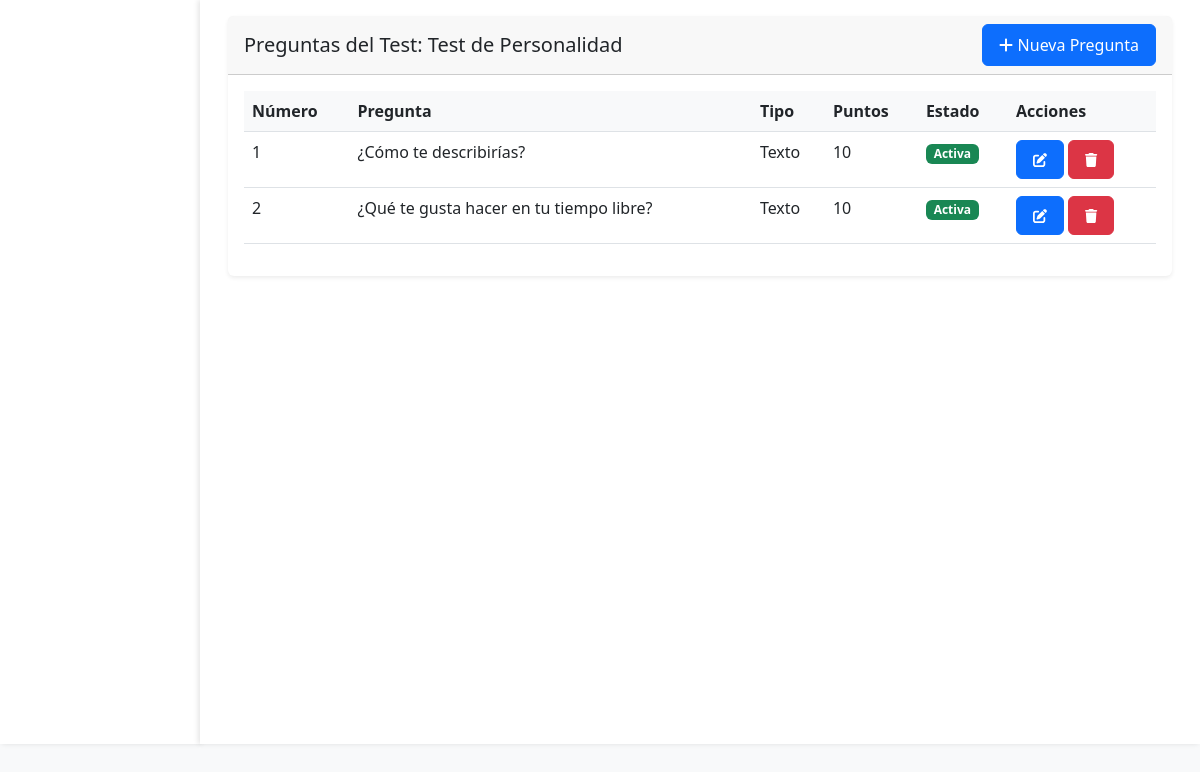
Screenshot of /evaluador/preguntas.php?test_id=1 (signed in) with the database file from the repository.
### tables this page shows
CREATE TABLE tests (
    id INT AUTO_INCREMENT PRIMARY KEY,
    nombre VARCHAR(100) NOT NULL,
    descripcion TEXT,
    estado BOOLEAN DEFAULT TRUE,
    creado_en TIMESTAMP DEFAULT CURRENT_TIMESTAMP
);

CREATE TABLE preguntas (
    id INT AUTO_INCREMENT PRIMARY KEY,
    test_id INT NOT NULL,
    numero INT NOT NULL,
    pregunta TEXT NOT NULL,
    tipo ENUM('texto', 'multiple', 'verdadero_falso') NOT NULL,
    opciones TEXT,
    puntos INT,
    estado BOOLEAN DEFAULT TRUE,
    creado_en TIMESTAMP DEFAULT CURRENT_TIMESTAMP
);

### public/evaluador/preguntas.php (the view, shortened to what this page needs)
<?php
$action = $_GET['action'] ?? '';
$test_id = $_GET['test_id'] ?? null;
try {
    $pdo = getConnection();
    if ($test_id) {
        $stmt = $pdo->prepare("SELECT * FROM tests WHERE id = ?");
        $stmt->execute([$test_id]);
        $test = $stmt->fetch();
    }
    if ($test_id) {
        $stmt = $pdo->prepare("SELECT * FROM preguntas WHERE test_id = ? ORDER BY numero");
        $stmt->execute([$test_id]);
        $preguntas = $stmt->fetchAll();
    }
} catch (PDOException $e) {
    $error = "Error: " . $e->getMessage();
}
?>
<!DOCTYPE html>
<html lang="es">
<head>
    <link href="https://cdn.jsdelivr.net/npm/bootstrap@5.3.0/dist/css/bootstrap.min.css" rel="stylesheet">
    <link href="../css/styles.css" rel="stylesheet">
</head>
<body>
    <div class="container-fluid">
        <div class="row">
            <div class="col-md-3 col-lg-2 sidebar">
            </div>
            <div class="col-md-9 col-lg-10">
                <div class="container-fluid">
                    <?php if ($action === 'add' || $action === 'edit'): ?>
                        <div class="card">
                            <div class="card-header">
                                <?php echo $action === 'add' ? 'Nueva Pregunta' : 'Editar Pregunta'; ?>
                            </div>
                            <div class="card-body">
                                <form method="POST">
                                    <div class="mb-3">
                                        <label for="numero" class="form-label">Número de Pregunta</label>
                                        <input type="number" class="form-control" id="numero" name="numero"
                                               value="<?php echo isset($pregunta) ? htmlspecialchars($pregunta['numero']) : ''; ?>" required>
                                    </div>
                                    <div class="mb-3">
                                        <label for="pregunta" class="form-label">Pregunta</label>
                                        <textarea class="form-control" id="pregunta" name="pregunta" rows="3" required>
                                            <?php echo isset($pregunta) ? htmlspecialchars($pregunta['pregunta']) : ''; ?>
                                        </textarea>
                                    </div>
                                    <div class="mb-3">
                                        <label for="tipo" class="form-label">Tipo de Pregunta</label>
                                        <select class="form-select" id="tipo" name="tipo" required>
                                            <option value="texto" <?php echo isset($pregunta) && $pregunta['tipo'] == 'texto' ? 'selected' : ''; ?>>Texto</option>
                                            <option value="multiple" <?php echo isset($pregunta) && $pregunta['tipo'] == 'multiple' ? 'selected' : ''; ?>>Opción Múltiple</option>
                                            <option value="verdadero_falso" <?php echo isset($pregunta) && $pregunta['tipo'] == 'verdadero_falso' ? 'selected' : ''; ?>>Verdadero/Falso</option>
                                        </select>
                                    </div>
                                    <div class="mb-3">
                                        <label for="opciones" class="form-label">Opciones (una por línea, solo para opción múltiple)</label>
                                        <textarea class="form-control" id="opciones" name="opciones" rows="3">
                                            <?php echo isset($pregunta) ? htmlspecialchars($pregunta['opciones']) : ''; ?>
                                        </textarea>
                                    </div>
                                    <div class="mb-3">
                                        <label for="puntos" class="form-label">Puntos</label>
                                        <input type="number" class="form-control" id="puntos" name="puntos"
                                               value="<?php echo isset($pregunta) ? htmlspecialchars($pregunta['puntos']) : ''; ?>" required>
                                    </div>
                                    <div class="mb-3">
                                        <div class="form-check">
                                            <input class="form-check-input" type="checkbox" id="estado" name="estado"
                                                   <?php echo isset($pregunta) && $pregunta['estado'] ? 'checked' : ''; ?>>
                                            <label class="form-check-label" for="estado">
                                                Pregunta Activa
                                            </label>
                                        </div>
                                    </div>
                                    <input type="hidden" name="test_id" value="<?php echo $test_id; ?>">
                                    <button type="submit" class="btn btn-primary">Guardar</button>
                                    <a href="?test_id=<?php echo $test_id; ?>" class="btn btn-secondary">Cancelar</a>
                                </form>
                            </div>
                        </div>
                    <?php else: ?>
                        <div class="card">
                            <div class="card-header d-flex justify-content-between align-items-center">
                                <h5 class="mb-0">Preguntas del Test: <?php echo htmlspecialchars($test['nombre']); ?></h5>
                                <a href="?action=add&test_id=<?php echo $test_id; ?>" class="btn btn-primary">
                                    <i class="fas fa-plus"></i> Nueva Pregunta
                                </a>
                            </div>
                            <div class="card-body">
                                <table class="table">
                                    <thead>
                                        <tr>
                                            <th>Número</th>
                                            <th>Pregunta</th>
                                            <th>Tipo</th>
                                            <th>Puntos</th>
                                            <th>Estado</th>
                                            <th>Acciones</th>
                                        </tr>
                                    </thead>
                                    <tbody>
                                        <?php foreach ($preguntas as $pregunta): ?>
                                            <tr>
                                                <td><?php echo $pregunta['numero']; ?></td>
                                                <td><?php echo htmlspecialchars($pregunta['pregunta']); ?></td>
                                                <td><?php echo ucfirst($pregunta['tipo']); ?></td>
                                                <td><?php echo $pregunta['puntos']; ?></td>
                                                <td>
                                                    <span class="badge <?php echo $pregunta['estado'] ? 'bg-success' : 'bg-danger'; ?>">
                                                        <?php echo $pregunta['estado'] ? 'Activa' : 'Inactiva'; ?>
                                                    </span>
                                                </td>
                                                <td>
                                                    <a href="?action=edit&id=<?php echo $pregunta['id']; ?>&test_id=<?php echo $test_id; ?>"
                                                       class="btn btn-sm btn-primary">
                                                        <i class="fas fa-edit"></i>
                                                    </a>
                                                    <a href="?action=delete&id=<?php echo $pregunta['id']; ?>&test_id=<?php echo $test_id; ?>"
                                                       class="btn btn-sm btn-danger"
                                                       onclick="return confirm('¿Estás seguro de eliminar esta pregunta?')">
                                                        <i class="fas fa-trash"></i>
                                                    </a>
                                                </td>
                                            </tr>
                                        <?php endforeach; ?>
                                    </tbody>
                                </table>
                            </div>
                        </div>
                    <?php endif; ?>
                </div>
            </div>
        </div>
    </div>
</body>
</html>

### public/css/styles.css (style rules this page uses)
body { background-color: #f8f9fa; min-height: 100vh; display: flex; flex-direction: column; }
.sidebar { background-color: white; min-height: calc(100vh - 56px); padding: 1rem; box-shadow: 2px 0 5px rgba(0, 0, 0, 0.1); }
.col-md-9.col-lg-10 { padding: 1rem; background-color: white; min-height: calc(100vh - 56px); box-shadow: -2px 0 5px rgba(0, 0, 0, 0.1); }
.btn { padding: 0.5rem 1rem; border-radius: 0.375rem; transition: all 0.2s ease-in-out; }
.card { border: none; box-shadow: 0 0.125rem 0.25rem rgba(0, 0, 0, 0.075); transition: all 0.3s ease; }
.table { background-color: white; }
.table th { background-color: #f8f9fa; border-top: none; }

### rows the page displays
tests: nombre "Test de Personalidad"
preguntas: numero "1", pregunta "¿Cómo te describirías?", tipo "Texto", puntos "10", estado "Activa"
preguntas: numero "2", pregunta "¿Qué te gusta hacer en tu tiempo libre?", tipo "Texto", puntos "10", estado "Activa"
